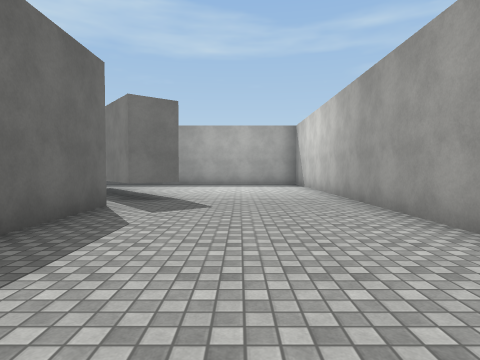
View 1 (above)

21 first-person views from a walk through a scene from a Unity 3-D project. The camera is 1.3 m above the floor, tilts 2° down and sees 75° across. The floor is counted in squares, 2 m on a side. Each view is taken from the middle of a square. On the plan, view 1 faces up. The plan holds only what a view shows up to about 10 squares ahead; the rest is blank. Some animated figures are left out. Surface patterns are stand-ins for the level's own textures.

View 2
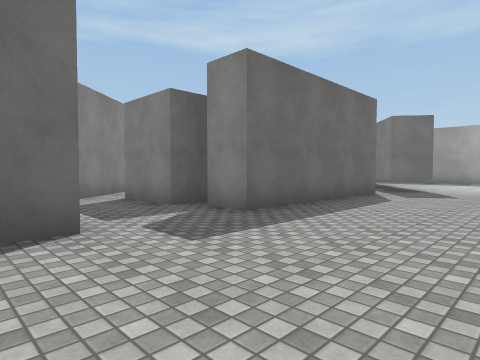

View 3
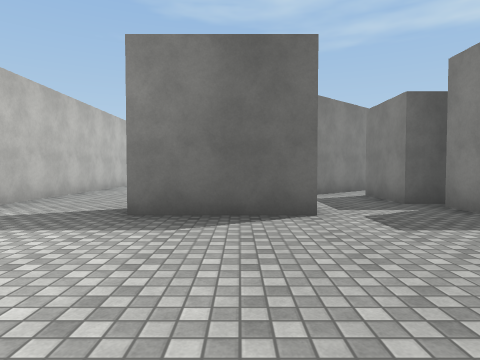

View 4
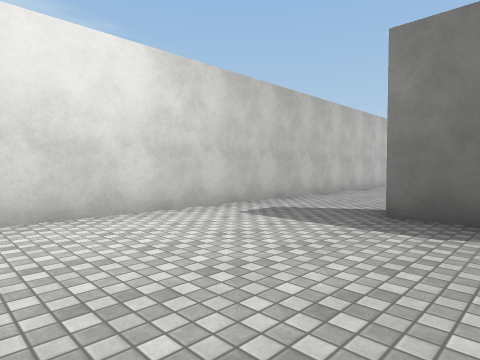

View 5
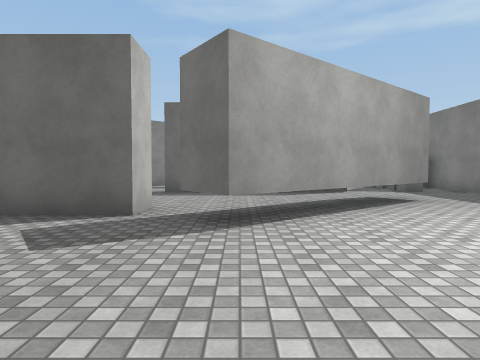

View 6
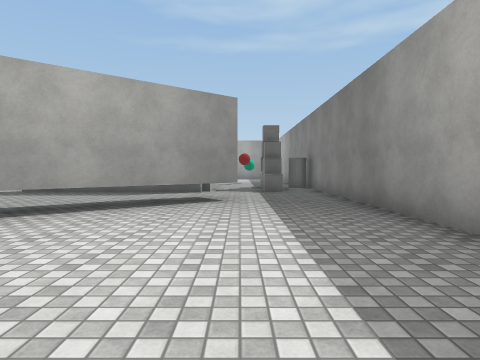

View 7
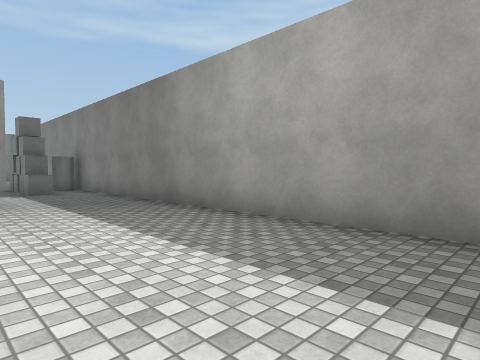

View 8
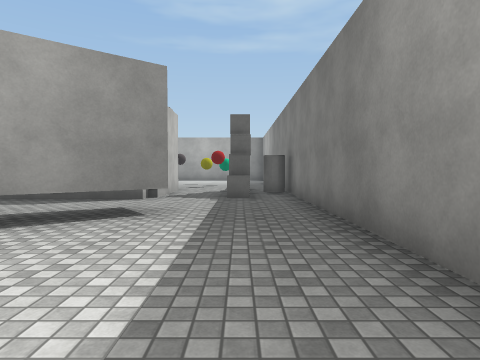

View 9
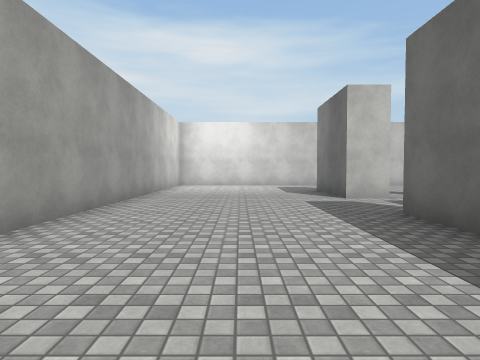

View 10
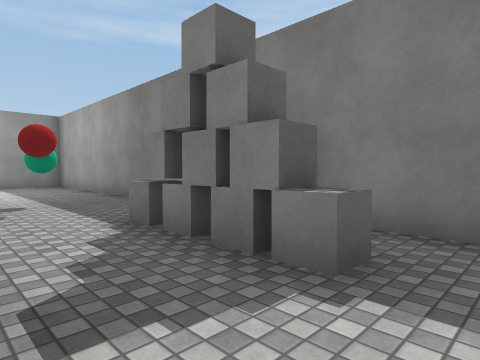

View 11
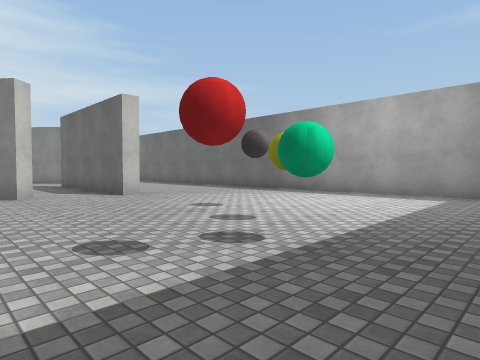

View 12
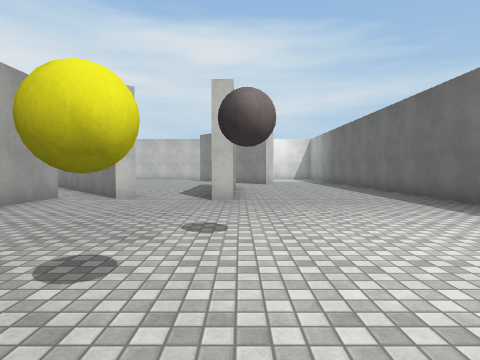

View 13
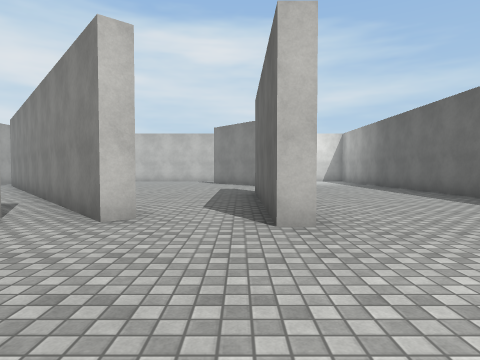

View 14
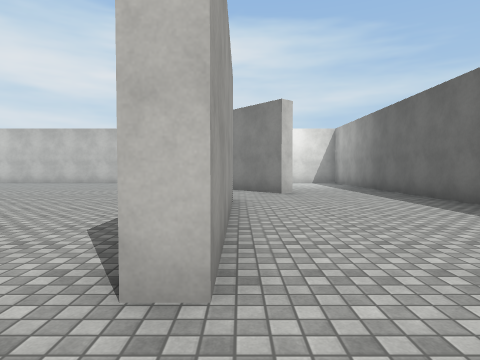

View 15
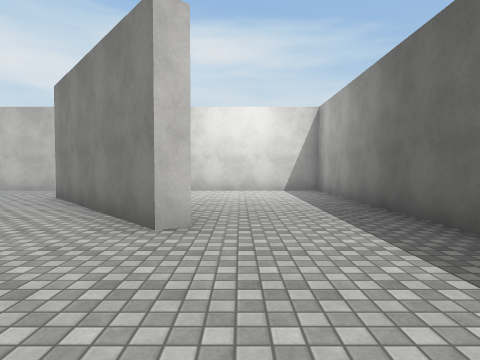

View 16
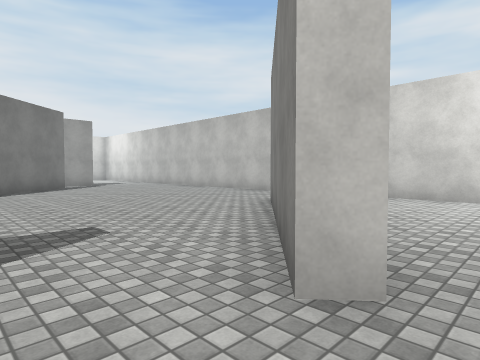

View 17
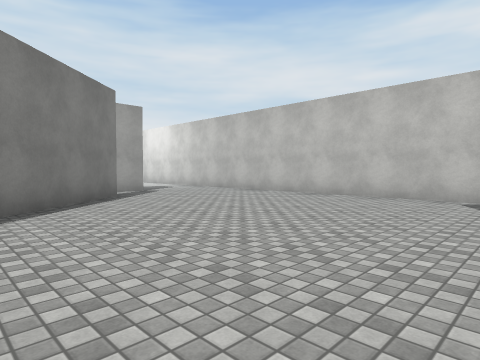

View 18
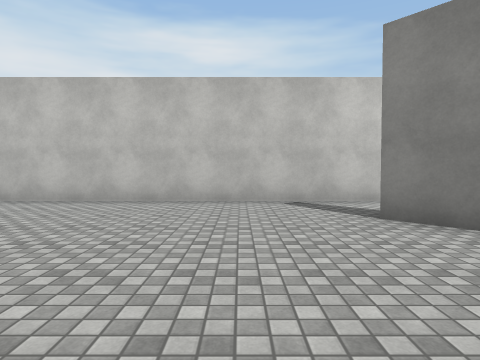

View 19
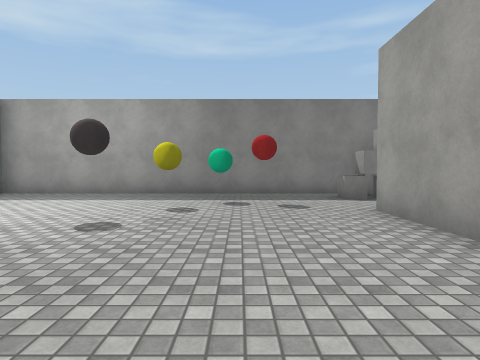

View 20
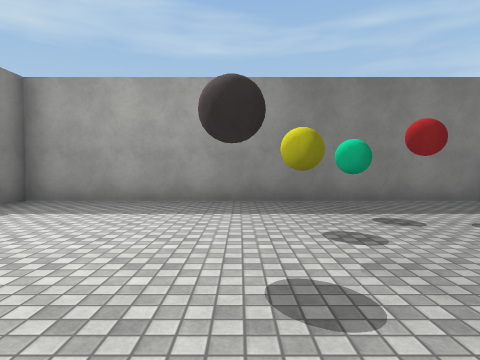

View 21
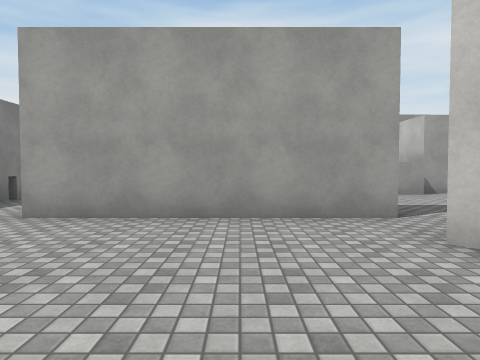

### Floor plan
Key: @ floor where view 1 was taken; # wall or solid block; x gap in a wall; . floor; T thing the floor can be seen under or through; C cube; Y cylinder.
Columns run from 19 left of view 1 to 3 right of it. Each row starts with its distance up from view 1.
 14 ######################
 13 #.........Y#..........
 12 #.........CCC.........
 11 #.....................
 10 #.........###.TT......#
  9 #.........###..TT.....#
  8 #.........###...T.....#
  7 #.........# #...TT....#
  6 #.........# #.........#
  5 #.....#.#.x x...#.....#
  4 #.....#.## ..   #.....#
  3 #.....#..##..#  #.....#
  2 #.....#.. ##.#  #.....#
  1 #.....#... ######.....#
  0 #.......... ####...@..#
 -1 #...........##........#
 -2 #...#........##.#.....#
 -3 #...##........#x#.....#
 -4 #....##.........#.....#
 -5 #.....##..............#
 -6 #..... ...............
 -7 #.....................
 -8 #####################

Positions as (right, up) in squares from view 1, and headings:
1: (0, 0), facing up
2: (1, -3), facing up-left
3: (2, -3), facing left
4: (2, -3), facing down-left
5: (2, 7), facing left
6: (2, 11), facing left
7: (2, 10), facing up-left
8: (0, 12), facing left
9: (0, 5), facing down
10: (-6, 10), facing up-left
11: (-10, 13), facing down-left
12: (-14, 12), facing down
13: (-13, 9), facing down
14: (-14, 7), facing down
15: (-16, 2), facing down
16: (-16, 0), facing down-right
17: (-12, 0), facing down-right
18: (-10, -1), facing down
19: (-12, 5), facing up
20: (-14, 7), facing up
21: (-14, 7), facing right
